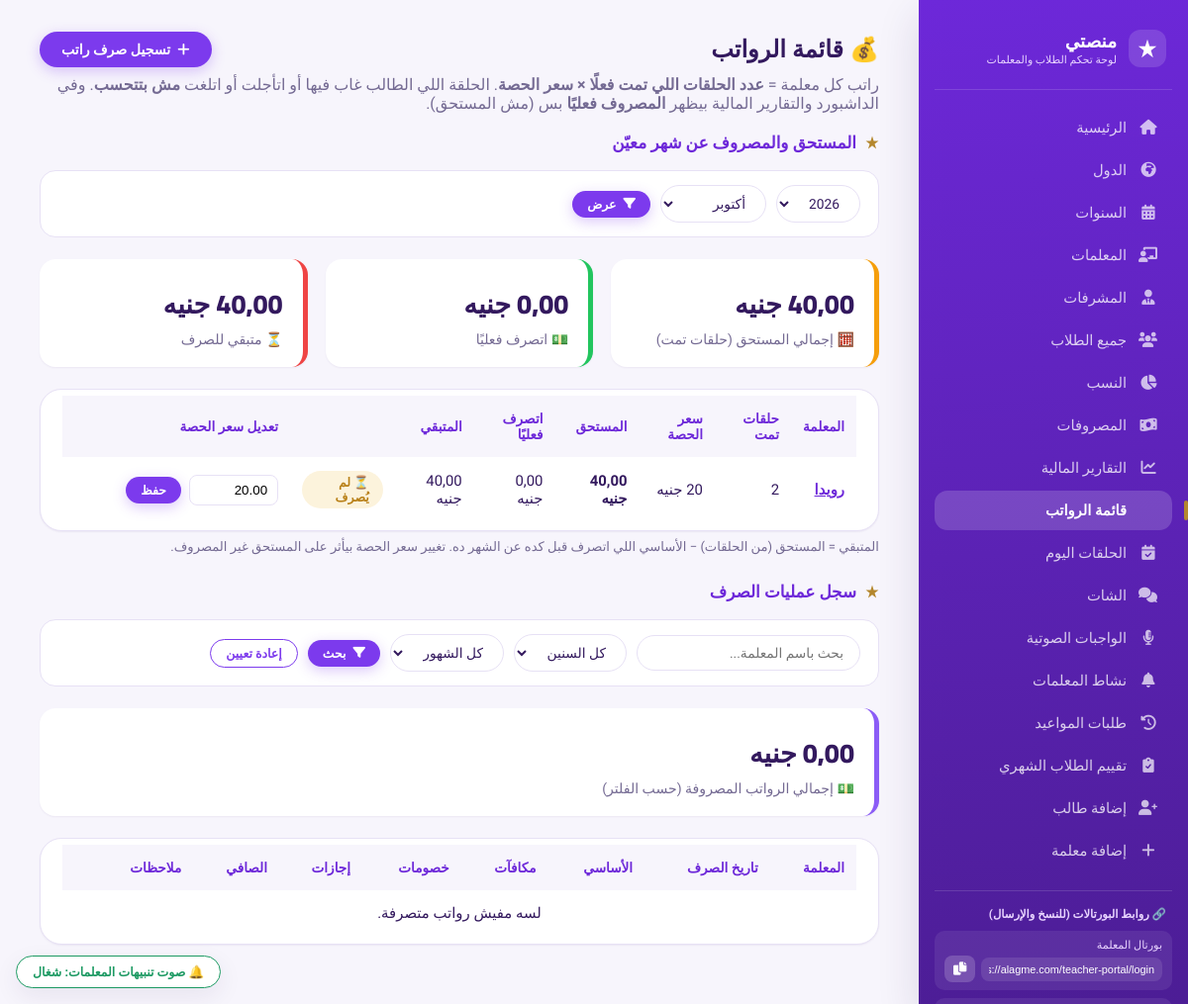
/salaries/ (signed in), run on the app's committed database.
### core/models.py (models this page shows, shortened)
class Teacher(models.Model):
    name = models.CharField(max_length=255, verbose_name="اسم المعلمة")
    age = models.PositiveIntegerField(null=True, blank=True, verbose_name="السن")
    phone = models.CharField(max_length=20, blank=True, null=True, verbose_name="رقم الهاتف")
    whatsapp = models.CharField(max_length=20, blank=True, null=True, verbose_name="واتساب")
    governorate = models.CharField(max_length=100, blank=True, null=True, verbose_name="المحافظة")
    hire_date = models.DateField(null=True, blank=True, verbose_name="تاريخ بداية العمل")
    user = models.OneToOneField(
        settings.AUTH_USER_MODEL, null=True, blank=True,
        on_delete=models.SET_NULL, related_name='teacher_profile',
        verbose_name="حساب الدخول"
    )
    commission_percent = models.DecimalField(
        max_digits=5, decimal_places=2, default=60,
        verbose_name="نسبة المعلمة من الاشتراكات (%)"
    )
    fixed_salary = models.DecimalField(
        max_digits=10, decimal_places=2, null=True, blank=True,
        verbose_name="راتب مثبت (بدل النسبة)"
    )
    lesson_rate = models.DecimalField(
        max_digits=8, decimal_places=2, default=DEFAULT_LESSON_RATE,
        verbose_name="سعر الحصة"
    )
    supervisor = models.ForeignKey(
        'Supervisor', null=True, blank=True, on_delete=models.SET_NULL,
        related_name='teachers', verbose_name="المشرفة المسؤولة"
    )
    class Meta:
        verbose_name = "معلمة"
        verbose_name_plural = "المعلمات"
        ordering = ['name']
    def completed_lessons_count(self, year=None, month=None):
        return self.lessons_for_period(year, month).filter(status='completed').count()
    def calculated_salary(self, year=None, month=None):
        return round(self.completed_lessons_count(year, month) * float(self.lesson_rate), 2)
    def salary_records_for(self, year=None, month=None):
        now = timezone.now()
        year = year or now.year
        month = month or now.month
        return self.salary_records.filter(payout_date__year=year, payout_date__month=month)
    def paid_salary(self, year=None, month=None):
        return round(sum(r.net_amount() for r in self.salary_records_for(year, month)), 2)
    def paid_base_salary(self, year=None, month=None):
        return round(sum(float(r.base_amount) for r in self.salary_records_for(year, month)), 2)
    def remaining_salary(self, year=None, month=None):
        return round(max(self.calculated_salary(year, month) - self.paid_base_salary(year, month), 0), 2)
    def has_salary_record_for(self, year, month):
        return self.salary_records.filter(payout_date__year=year, payout_date__month=month).exists()
    def lessons_for_period(self, year=None, month=None):
        now = timezone.now()
        year = year or now.year
        month = month or now.month
        return self.lessons.filter(scheduled_at__year=year, scheduled_at__month=month)

### core/views.py (the view)
# urls.py: path('salaries/', views.salaries_list, name='salaries_list'),
@staff_member_required
def salaries_list(request):
    now = timezone.now()
    salary_year = _to_int_or_none(request.GET.get('salary_year')) or now.year
    salary_month = _to_int_or_none(request.GET.get('salary_month')) or now.month
    teachers_data = []
    total_due = total_paid_period = total_remaining = 0
    for t in Teacher.objects.all():
        due = t.calculated_salary(year=salary_year, month=salary_month)
        paid = t.paid_salary(year=salary_year, month=salary_month)
        remaining = t.remaining_salary(year=salary_year, month=salary_month)
        has_record = t.has_salary_record_for(salary_year, salary_month)
        total_due += due
        total_paid_period += paid
        total_remaining += remaining
        teachers_data.append({
            'teacher': t,
            'completed': t.completed_lessons_count(year=salary_year, month=salary_month),
            'calculated_salary': due,
            'paid': paid,
            'remaining': remaining,
            'already_paid_this_month': has_record,
            'fully_paid': has_record and remaining <= 0,
        })
    q = request.GET.get('q', '').strip()
    year = request.GET.get('year', '').strip()
    month = request.GET.get('month', '').strip()
    records = TeacherSalaryRecord.objects.select_related('teacher').all()
    if q:
        records = records.filter(teacher__name__icontains=q)
    if year:
        records = records.filter(payout_date__year=year)
    if month:
        records = records.filter(payout_date__month=month)
    total_net = sum(r.net_amount() for r in records)
    years_range = set(TeacherSalaryRecord.objects.values_list('payout_date__year', flat=True))
    years_range.add(timezone.now().year)
    years_range = sorted(years_range, reverse=True)
    context = {
        'teachers_data': teachers_data,
        'total_due': round(total_due, 2),
        'total_paid_period': round(total_paid_period, 2),
        'total_remaining': round(total_remaining, 2),
        'salary_year': salary_year,
        'salary_month': salary_month,
        'salary_years_range': sorted({now.year - 1, now.year, now.year + 1}, reverse=True),
        'arabic_months': ARABIC_MONTHS,
        'records': records,
        'total_net': total_net,
        'years_range': years_range,
        'selected_year': year,
        'selected_month': month,
        'search': q,
    }
    return render(request, 'core/salaries_list.html', context)

### templates/core/salaries_list.html (shortened to what this page needs)
{% extends 'core/base.html' %}
{% block content %}
<div class="page-header">
    <div class="page-title">💰 قائمة الرواتب</div>
    <a href="{% url 'add_salary_record' %}?salary_year={{ salary_year }}&salary_month={{ salary_month }}" class="btn btn-primary"><i class="fas fa-plus"></i> تسجيل صرف راتب</a>
</div>
<p class="text-muted" style="margin-bottom:10px;">
    راتب كل معلمة = <strong>عدد الحلقات اللي تمت فعلًا × سعر الحصة</strong>. الحلقة اللي الطالب غاب فيها أو اتأجلت أو اتلغت <strong>مش بتتحسب</strong>.
    وفي الداشبورد والتقارير المالية بيظهر <strong>المصروف فعليًا</strong> بس (مش المستحق).
</p>
<div class="section-eyebrow" style="margin-top:20px;"><span class="star-mark"></span> المستحق والمصروف عن شهر معيّن</div>
<form method="GET" class="filter-bar" style="margin-bottom:10px;">
    <select name="salary_year">
        {% for y in salary_years_range %}
        <option value="{{ y }}" {% if salary_year == y %}selected{% endif %}>{{ y }}</option>
        {% endfor %}
    </select>
    <select name="salary_month">
        {% for m_num, m_name in arabic_months.items %}
        <option value="{{ m_num }}" {% if salary_month == m_num %}selected{% endif %}>{{ m_name }}</option>
        {% endfor %}
    </select>
    <button type="submit" class="btn btn-primary btn-sm"><i class="fas fa-filter"></i> عرض</button>
</form>
<div class="stats-row">
    <div class="stat-box" style="border-right-color:#f59e0b;"><div class="number">{{ total_due|floatformat:2 }} جنيه</div><div class="label">🧮 إجمالي المستحق (حلقات تمت)</div></div>
    <div class="stat-box" style="border-right-color:#22c55e;"><div class="number">{{ total_paid_period|floatformat:2 }} جنيه</div><div class="label">💵 اتصرف فعليًا</div></div>
    <div class="stat-box" style="border-right-color:#ef4444;"><div class="number">{{ total_remaining|floatformat:2 }} جنيه</div><div class="label">⏳ متبقي للصرف</div></div>
</div>
<div class="table-container">
    <table>
        <thead><tr><th>المعلمة</th><th>حلقات تمت</th><th>سعر الحصة</th><th>المستحق</th><th>اتصرف فعليًا</th><th>المتبقي</th><th></th><th style="min-width:230px;">تعديل سعر الحصة</th></tr></thead>
        <tbody>
            {% for row in teachers_data %}
            <tr>
                <td><a href="{% url 'teacher_detail' row.teacher.id %}" style="color:#6d28d9; font-weight:700;">{{ row.teacher.name }}</a></td>
                <td>{{ row.completed }}</td>
                <td>{{ row.teacher.lesson_rate|floatformat:"-2" }} جنيه</td>
                <td><strong>{{ row.calculated_salary|floatformat:2 }} جنيه</strong></td>
                <td>{{ row.paid|floatformat:2 }} جنيه</td>
                <td>{{ row.remaining|floatformat:2 }} جنيه</td>
                <td>
                    {% if row.fully_paid %}<span class="badge-paid">✅ اتصرف بالكامل</span>
                    {% elif row.already_paid_this_month %}<span class="badge-unpaid">صرف جزئي</span>
                    {% elif row.calculated_salary > 0 %}<span class="badge-unpaid">⏳ لم يُصرف</span>{% endif %}
                </td>
                <td>
                    <form method="POST" action="{% url 'update_teacher_rate' row.teacher.id %}" class="flex" style="gap:8px; flex-wrap:nowrap;">
                        <input type="number" step="0.01" min="0" name="lesson_rate"
                               value="{{ row.teacher.lesson_rate|stringformat:'s' }}"
                               style="width:90px; padding:7px 10px; border-radius:8px; border:1.6px solid var(--border);">
                        <button type="submit" class="btn btn-primary btn-sm">حفظ</button>
                    </form>
                </td>
            </tr>
            {% empty %}
            <tr><td colspan="8" style="text-align:center;">لا توجد معلمات مسجلة بعد.</td></tr>
            {% endfor %}
        </tbody>
    </table>
</div>
<p class="text-muted" style="margin-top:8px; font-size:0.82rem;">المتبقي = المستحق (من الحلقات) − الأساسي اللي اتصرف قبل كده عن الشهر ده. تغيير سعر الحصة بيأثر على المستحق غير المصروف.</p>
<div class="section-eyebrow"><span class="star-mark"></span> سجل عمليات الصرف</div>
<form method="GET" class="filter-bar">
    <input type="text" name="q" placeholder="بحث باسم المعلمة..." value="{{ search }}">
    <select name="year">
        <option value="">كل السنين</option>
    </select>
    <select name="month">
        <option value="">كل الشهور</option>
    </select>
    <button type="submit" class="btn btn-primary btn-sm"><i class="fas fa-filter"></i> بحث</button>
    <a href="{% url 'salaries_list' %}" class="btn btn-outline btn-sm">إعادة تعيين</a>
</form>
<div class="stats-row">
    <div class="stat-box">
        <div class="number">{{ total_net|floatformat:2 }} جنيه</div>
        <div class="label">💵 إجمالي الرواتب المصروفة (حسب الفلتر)</div>
    </div>
</div>
<div class="table-container">
    <table>
        <thead><tr><th>المعلمة</th><th>تاريخ الصرف</th><th>الأساسي</th><th>مكافآت</th><th>خصومات</th><th>إجازات</th><th>الصافي</th><th>ملاحظات</th><th></th></tr></thead>
        <tbody>
            {% for r in records %}
            <tr>
                <td><a href="{% url 'teacher_detail' r.teacher.id %}" style="color:#6d28d9; font-weight:600;">{{ r.teacher.name }}</a></td>
                <td>{{ r.payout_date|date:"Y/m/d" }}</td>
                <td>{{ r.base_amount|floatformat:2 }}</td>
                <td>{{ r.bonus|floatformat:2 }}</td>
                <td>{{ r.deduction|floatformat:2 }}</td>
                <td>{{ r.leave_days }}</td>
                <td><strong>{{ r.net_amount|floatformat:2 }} جنيه</strong></td>
                <td>{{ r.notes|default:"-"|truncatechars:25 }}</td>
                <td>
                    <form method="POST" action="{% url 'delete_salary_record' r.id %}" onsubmit="return confirm('تأكيد حذف سجل الراتب ده؟');" style="display:inline;">
                        {% csrf_token %}
                        <button type="submit" class="btn btn-danger btn-sm"><i class="fas fa-trash"></i></button>
                    </form>
                </td>
            </tr>
            {% empty %}
            <tr><td colspan="9" style="text-align:center;">لسه مفيش رواتب متصرفة.</td></tr>
            {% endfor %}
        </tbody>
    </table>
</div>
{% endblock %}

### data on the page
Teacher: teacher.name "رويدا", completed "2", calculated_salary "40,00", paid "0,00", remaining "40,00", lesson_rate "20.00"

### other printed values
{{ total_paid_period|floatformat:2 }} "0,00"
form field salary_year "2026"
form field salary_month "أكتوبر"
